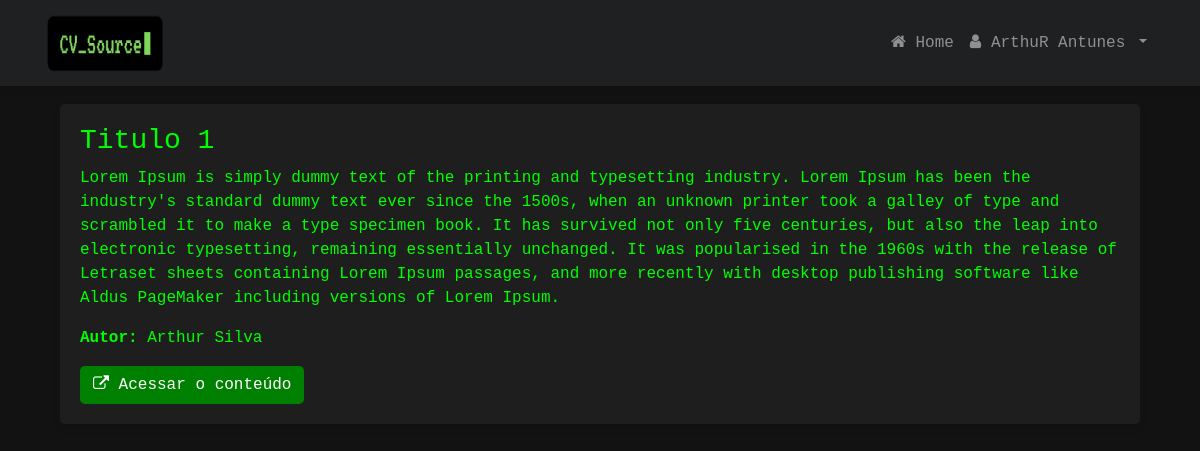
The page /content/1 (signed in) on the database its author committed.
### website/models.py (models this page shows, shortened)
class User(UserMixin, db.Model):
    __tablename__ = 'user'
    id = db.Column(db.Integer, primary_key=True)
    email = db.Column(db.String(150), unique=True, nullable=False)
    password = db.Column(db.String(150), nullable=False)
    first_name = db.Column(db.String(150))
    is_admin = db.Column(db.Boolean, default=False)

class Content(db.Model):
    id = db.Column(db.Integer, primary_key=True)
    title = db.Column(db.String(150), nullable=False)
    description = db.Column(db.String(500), nullable=False)
    link = db.Column(db.String(500))  # opcional
    author = db.Column(db.String(150), nullable=False)

### website/views.py (the view)
@views.route('/content/<int:content_id>')
@login_required
def view_content(content_id):
    content = Content.query.get_or_404(content_id)
    return render_template("view_content.html", content=content)

### website/__init__.py (called while the page is built)
def create_app():
    app = Flask(__name__)
    app.config['SECRET_KEY'] = 'your_secret_key'  # Substitua por uma chave segura
    app.config['SQLALCHEMY_DATABASE_URI'] = f'sqlite:///{DB_NAME}'
    db.init_app(app)
    migrate.init_app(app, db)  # Configuração do Flask-Migrate
    from .views import views
    from .auth import auth
    app.register_blueprint(views, url_prefix='/')
    app.register_blueprint(auth, url_prefix='/')
    from .models import User, Content
    with app.app_context():
        db.create_all()
    login_manager = LoginManager()
    login_manager.login_view = 'auth.login'
    login_manager.init_app(app)
    @login_manager.user_loader
    def load_user(id):
        return User.query.get(int(id))
    @app.context_processor
    def inject_user():
        return dict(user=current_user)
    return app

### website/templates/view_content.html (shortened to what this page needs)
{% extends "base.html" %}
{% block content %}
    <div class="container mt-4">
        <div class="card card-custom">
            <div class="card-body">
                <h3>{{ content.title }}</h3>
                <p>{{ content.description }}</p>
                <p><strong>Autor:</strong> {{ content.author }}</p>
                {% if content.link %}
                <a href="{{ content.link }}" class="btn btn-custom" target="_blank">
                    <i class="fa fa-external-link"></i> Acessar o conteúdo
                </a>
                {% endif %}
            </div>
        </div>
    </div>
{% endblock %}

### website/templates/base.html (shortened to what this page needs)
<!DOCTYPE html>
<html>
  <head>
    <link
      rel="stylesheet"
      href="https://stackpath.bootstrapcdn.com/bootstrap/4.4.1/css/bootstrap.min.css"
    />
    <link
      rel="stylesheet"
      href="https://stackpath.bootstrapcdn.com/font-awesome/4.7.0/css/font-awesome.min.css"
    />
  </head>
  <body>
    <nav class="navbar navbar-expand-lg navbar-custom navbar-dark fixed-top">
      <div class="container">
        <a class="navbar-brand d-flex align-items-center" href="/">
          <img src="{{ url_for('static', filename='images/CV_Source.png') }}" width="120" height="60" alt="Logo">
        </a>
        <div class="collapse navbar-collapse" id="navbarContent">
          <ul class="navbar-nav ml-auto">
            {% if user.is_authenticated %}
              <li class="nav-item">
                <a class="nav-link" href="/">
                  <i class="fa fa-home"></i> Home
                </a>
              </li>
              <li class="nav-item dropdown">
                <a class="nav-link dropdown-toggle" href="#" id="userDropdown" role="button"
                   data-toggle="dropdown" aria-haspopup="true" aria-expanded="false">
                  <i class="fa fa-user"></i> {{ user.first_name }}
                </a>
              </li>
            {% endif %}
          </ul>
        </div>
      </div>
    </nav>
    <div class="container mt-4">
      {% block content %}{% endblock %}
    </div>
  </body>
</html>

### website/templates/base.html (style rules this page uses)
body { padding-top: 80px; background-color: #121212; color: #00FF00; font-family: "Courier New", Courier, monospace; }
.navbar-custom { background-color: #1f2022 !important; box-shadow: 0 4px 6px rgba(0, 0, 0, 0.1); }
.card-custom { background-color: #1e1e1e; border: none; border-radius: 5px; box-shadow: 0 4px 8px rgba(0, 0, 0, 0.1); transition: transform 0.3s ease; color: #00FF00; }
.btn-custom { border-radius: 5px; background-color: #008000; color: white; }

### rows shown on the page
User: first_name "ArthuR Antunes"
Content: title "Titulo 1", description "Lorem Ipsum is simply dummy text of the printing and typesetting industry. Lorem Ipsum has been the industry's standard dummy text ever since the 1500s, when an unknown printer took a galley of type and scrambled it to make a type specimen book. It has survived not only five centuries, but also the leap into electronic typesetting, remaining essentially unchanged. It was popularised in the 1960s with the release of Letraset sheets containing Lorem Ipsum passages, and more recently with desktop publishing software like Aldus PageMaker including versions of Lorem Ipsum.", author "Arthur Silva"
